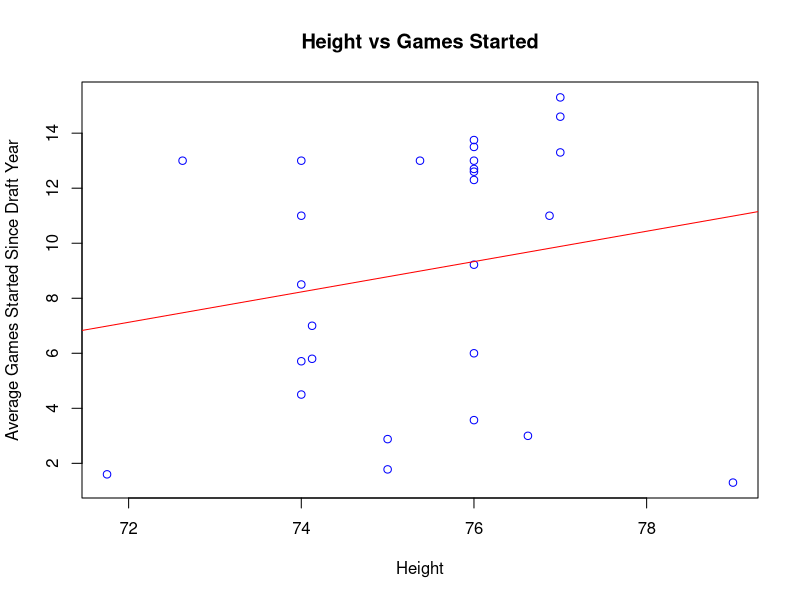
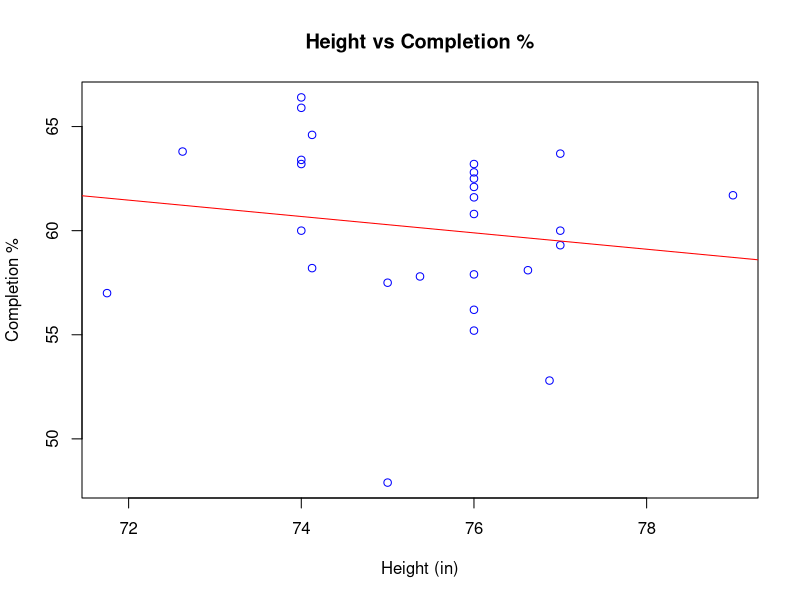
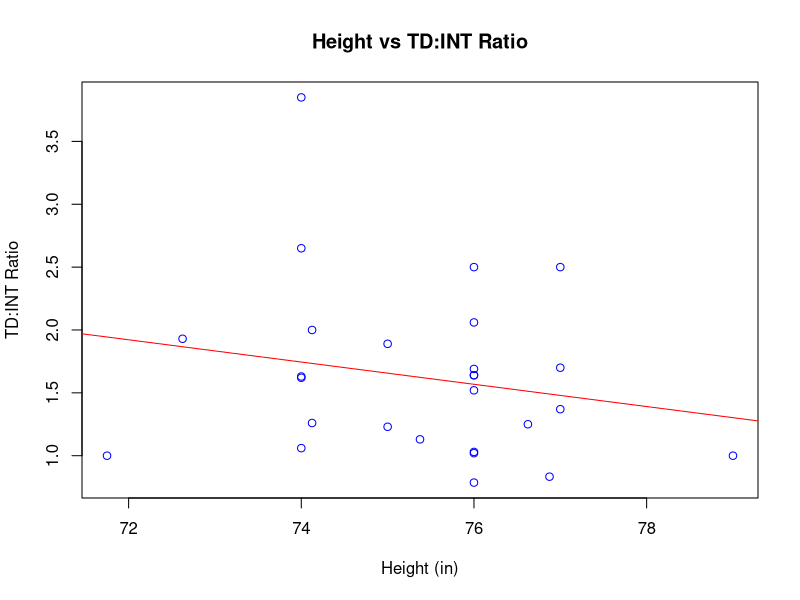
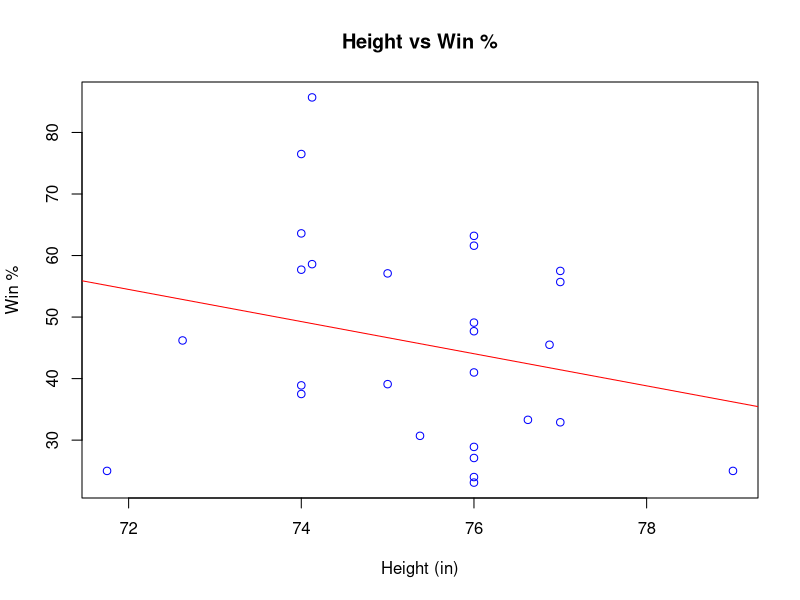
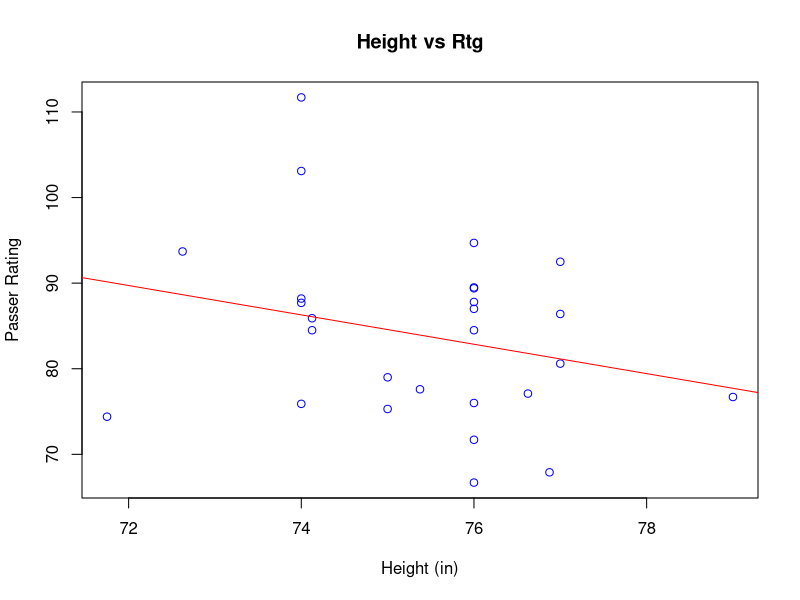
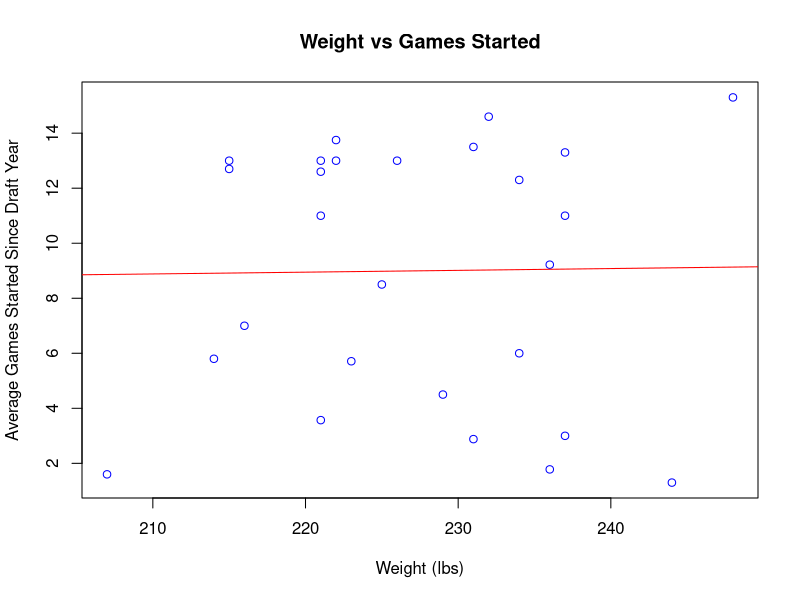
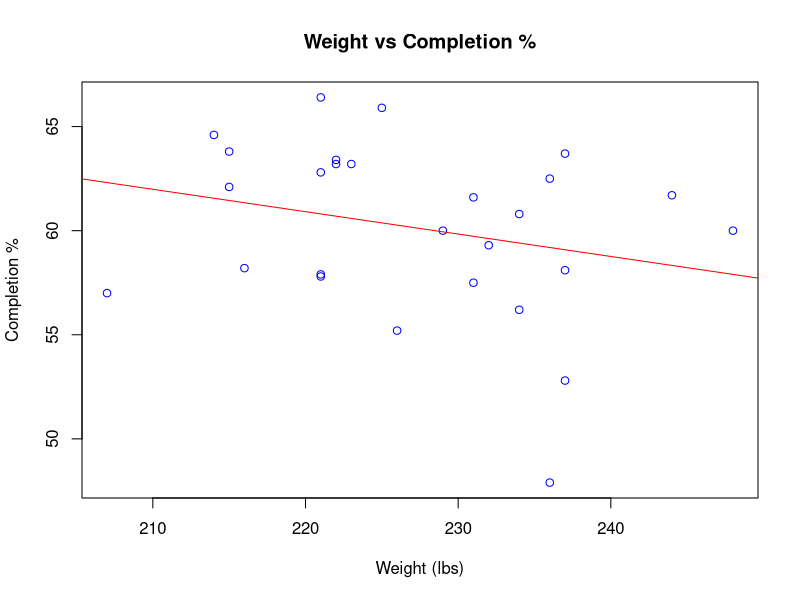
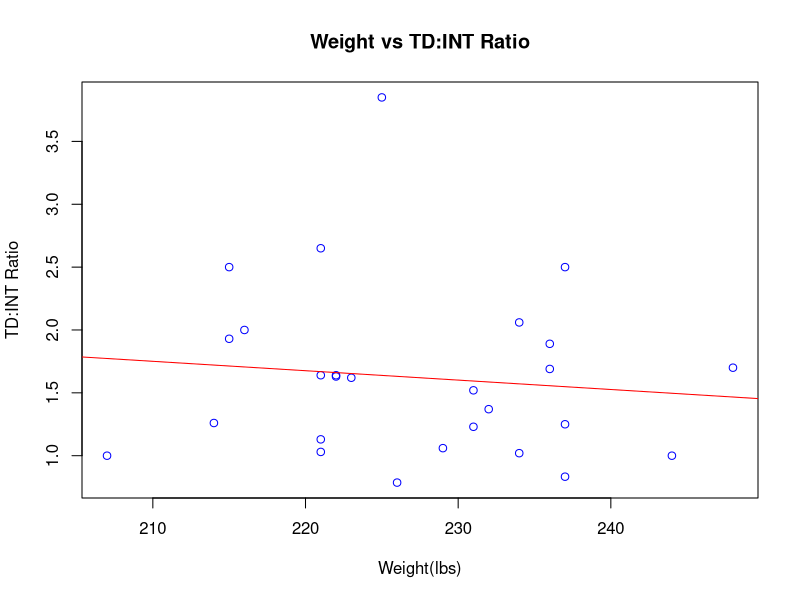

Generate these figures, in order, with R:
## ---- chunk 1
QB.HS =  c("Baker Mayfield", 72.625, 215, 30.25, 9.25, 4.84, 29, 111, 7, 4.28, 13, .638, 1.93, .462, 
                        "Sam Darnold", 75.375, 221, 31, 9.375, 4.85, 26.5, 105, 6.96, 4.4, 13, .578, 1.13, .307, 
                        "Josh Allen", 76.875, 237, 33.25, 10.125, 4.75, 33.5, 119, 6.9, 4.4, 11, .528, .833, .455, 
                        "Josh Rosen", 76, 226, 31.75, 9.875, 4.92, 31, 111, 7.09, 4.28, 13, .552, .786, .231, 
                        "Lamar Jackson", 74.125, 216, 33.125, 9.5, NA, NA, NA, NA, NA, 7, .582, 2, .857, 
                        "Mitchell Tribusky", 74, 222, 32, 9.5, 4.67, 27.5, 116, 6.87, 4.25, 26/2, .634, 1.63, .577, 
                        "Patrick Mahomes", 74, 225, 33.25, 9.25, 4.8, 30, 114, 6.88, 4.08, 17/2, .659, 3.85, .765, 
                        "Deshaun Watson", 74, 221, 33, 9.75, 4.66, 32.5, 119, 6.95, 4.31, 22/2, .664, 2.65, .636, 
                        "Jared Goff", 76, 215, 32.75, 9, 4.82, 27, 110, 7.17, 4.47, 38/3, .621, 2.5, .632,
                        "Carson Wentz", 77, 237, 33.25, 10, 4.77, 30.5, 118, 6.86, 4.15, 40/3, .637, 2.5, .575, 
                        "Paxton Lynch", 79, 244, 34.25, 10.25, 4.86, 36, 118, 7.14, 4.26, 4/3, .617, 1, .25, 
                        "Jameis Winston", 76, 231, 32, 9.375, 4.97, 28.5, 103, 7.16, 4.36, 54/4, .616, 1.52, .389, 
                        "Marcus Mariota", 76, 222, 32, 9.875, 4.52, 36, 121, 6.87, 4.11, 55/4, .632, 1.64, .491, 
                        "Blake Bortles", 77, 232, 32.875, 9.375, 4.93, 32.5, 115, 7.08, 4.21, 73/5, .593, 1.37, .329, 
                        "Johnny Manziel", 71.75, 207, 31.375, 9.875, 4.68, 31.5, 113, 6.75, 4.03, 8/5, .570, 1, .25,
                        "Teddy Bridgewater", 74.125, 214, 33, 9.25, 4.78, 30, 113, 7.17, 4.2, 29/5, .646, 1.26, .586, 
                        "EJ Manuel", 76.625, 237, 35, 10.375, 4.65, 34, 118, 7.08, 4.21, 18/6, .581, 1.25, .333, 
                        "Andrew Luck", 76, 234, 32.625, 10, 4.67, 36, 124, 6.8, 4.28, 86/7, .608, 2.06, 616, 
                        "Robert Griffin", 74, 223, 32.25, 9.5, 4.41, 39, 120, NA, NA, 40/7, .632, 1.62, .375, 
                        "Ryan Tannehill", 76, 221, 32.675, 9, NA, NA, NA, NA, NA, 88/7, .628, 1.64, .477, 
                        "Brandon Weeden", 76, 221, 31.75, 9.625, 4.89, 32, 102, 7.36, 4.45, 25/7, .579, 1.03, .24, 
                        "Cam Newton", 77, 248, 33.75, 9.875, 4.56, 35, 126, 6.92, 4.18, 122/8, .600, 1.70, .557, 
                        "Jake Locker", 75, 231, 31.625, 9.625, 4.51, 35, 115, NA, 4.12, 23/8, .575, 1.23, .391, 
                        "Blaine Gabbert", 76, 234, 33, 10, 4.61, 33.5, 120, NA, 4.26, 48/8, .562, 1.02, .271, 
                        "Christian Ponder", 74, 229, 32.125, 10.25, 4.63, 34, 116, NA, 4.09, 36/8, .600, 1.06, .389,
                        "Sam Bradford", 76, 236, 34.375, 9.5, 4.79, NA, NA, NA, NA, 83/9, .625, 1.69, .410,  
                        "Tim Tebow", 75, 236, 31.75, 10.125, 4.71, 38.5, 115, 6.66, 4.17, 16/9, .479, 1.89, .571)
#for (i in seq(1,length(QB.HS))) (
#  if (i %% 14 == 13) {
#    print(QB.HS[i])
#  }
#)
QB.DF = data.frame("Name"= c("Baker Mayfield", "Sam Darnold", "Josh Allen", "Josh Rosen", "Lamar Jackson", "Mitchell Trubisky", "Patrick Mahomes", "Deshaun Watson", "Jared Goff", "Carson Wentz", "Paxton Lynch", "Jameis Winston", "Marcus Mariota", "Blake Bortles", "Johnny Manziel", "Teddy Bridgewater", "EJ Manuel", "Andrew Luck", "Robert Griffin", "Ryan Tannehill", "Brandon Weeden", "Cam Newton", "Jake Locker", "Blaine Gabbert", "Christian Ponder", "Sam Bradford", "Tim Tebow"), 
                   "Height" = c(72.625, 75.375, 76.875, 76, 74.125, 74, 74, 74, 76, 77, 79, 76, 76, 77, 71.75, 74.125, 76.625, 76, 74, 76, 76, 77, 75, 76, 74, 76, 75), 
                   "Weight" = c(215, 221, 237, 226, 216, 222, 225, 221, 215, 237, 244, 231, 222, 232, 207, 214, 237, 234, 223, 221, 221, 248, 231, 234, 229, 236, 236), 
                   "Arm Size" = c(30.25, 31, 33.25, 31.75, 33.125, 32, 33.25, 33, 32.75, 33.25, 34.25, 32, 32, 32.875, 31.375, 33, 35, 32.625, 32.25, 32.675, 31.75, 33.75, 31.625, 33, 32.125, 34.375, 31.75), 
                   "Hand Size" = c(9.25, 9.375, 10.125, 9.875, 9.5, 9.5, 9.25, 9.75, 9, 10, 10.25, 9.375, 9.875, 9.375, 9.875, 9.25, 10.375, 10, 9.5, 9, 9.625, 9.875, 9.625, 10, 10.25, 9.5, 10.125), 
                   "40 Yard Dash" = c(4.84, 4.85, 4.75, 4.92, NA, 4.67, 4.8, 4.66, 4.82, 4.77, 4.86, 4.97, 4.52, 4.93, 4.68, 4.78, 4.65, 4.67, 4.41, NA, 4.89, 4.56, 4.51, 4.61, 4.63, 4.79, 4.71), 
                   "Vert" = c(29, 26.5, 33.5, 31, NA, 27.5, 30, 32.5, 27, 30.5, 36, 28.5, 36, 32.5, 31.5, 30, 34, 36, 39, NA, 32, 35, 35, 33.5, 34, NA, 38.5), 
                   "Broad" = c(111, 105, 119, 111, NA, 116, 114, 119, 110, 118, 118, 103, 121, 115, 113, 113, 118, 124, 120, NA, 102, 126, 115, 120, 116, NA, 115), 
                   "3-Cone" = c(7, 6.96, 6.9, 7.09, NA, 6.87, 6.88, 6.95, 7.17, 6.86, 7.14, 7.16, 6.87, 7.08, 6.75, 7.17, 7.08, 6.8, NA, NA, 7.36, 6.92, NA, NA, NA, NA, 6.66), 
                   "20 Yard Shuttle" = c(4.28, 4.4, 4.4, 4.28, NA, 4.25, 4.08, 4.31, 4.47, 4.15, 4.26, 4.36, 4.11, 4.21, 4.03, 4.2, 4.21, 4.28, NA, NA, 4.45, 4.18, 4.12, 4.26, 4.09, NA, 4.17), 
                   "GS/Years Since Draft" = c(13, 13, 11, 13, 7, 13, 8.5, 11, 12.7, 13.3, 1.3, 13.5, 13.75, 14.6, 1.6, 5.8, 3, 12.3, 5.71, 12.6, 3.57, 15.3, 2.88, 6, 4.5, 9.22, 1.78), 
                   "Cmp %" = c(63.8, 57.8, 52.8, 55.2, 58.2, 63.4, 65.9, 66.4, 62.1, 63.7, 61.7, 61.6, 63.2, 59.3, 57, 64.6, 58.1, 60.8, 63.2, 62.8, 57.9, 60, 57.5, 56.2, 60, 62.5, 47.9), 
                   "TD:INT" = c(1.93, 1.13, .833, .786, 2, 1.63, 3.85, 2.65, 2.5, 2.5, 1, 1.52, 1.64, 1.37, 1, 1.26, 1.25, 2.06, 1.62, 1.64, 1.03, 1.7, 1.23, 1.02, 1.06, 1.69, 1.89), 
                   "Win %" = c(46.2, 30.7, 45.5, 23.1, 85.7, 57.7, 76.5, 63.6, 63.2, 57.5, 25, 28.9, 49.1, 32.9, 25, 58.6, 33.3, 61.6, 37.5, 47.7, 24, 55.7, 39.1, 27.1, 38.9, 41, 57.1),
                   "Rtg" = c(93.7, 77.6, 67.9, 66.7, 84.5, 87.7, 103.1, 111.7, 94.7, 92.5, 76.7, 87.8, 89.4, 80.6, 74.4, 85.9, 77.1, 89.5, 88.2, 87, 76, 86.4, 79, 71.7, 75.9, 84.5, 75.3))

print(QB.DF)

## ---- chunk 2
plot(QB.DF$Height, QB.DF$GS.Years.Since.Draft, xlab = "Height", ylab = "Average Games Started Since Draft Year", main = "Height vs Games Started", col = "Blue")
abline(reg = lm(GS.Years.Since.Draft~Height, data = QB.DF), col = "Red")
lm(GS.Years.Since.Draft~Height, data = QB.DF)
cor(QB.DF$Height, QB.DF$GS.Years.Since.Draft)

plot(QB.DF$Height, QB.DF$Cmp.., xlab = "Height (in)", ylab = "Completion %", main = "Height vs Completion %", col = "Blue")
abline(reg = lm(Cmp..~Height, data = QB.DF), col = "Red")
lm(Cmp..~Height, data = QB.DF)
cor(QB.DF$Height, QB.DF$Cmp..)

plot(QB.DF$Height, QB.DF$TD.INT, xlab = "Height (in)", ylab = "TD:INT Ratio", main = "Height vs TD:INT Ratio", col = "Blue")
abline(reg = lm(TD.INT~Height, data = QB.DF), col = "Red")
lm(TD.INT~Height, data = QB.DF)
cor(QB.DF$Height, QB.DF$TD.INT)

plot(QB.DF$Height, QB.DF$Win.., xlab = "Height (in)", ylab = "Win %", main = "Height vs Win %", col = "Blue")
abline(reg = lm(Win..~Height, data = QB.DF), col = "Red")
lm(Win..~Height, data = QB.DF)
cor(QB.DF$Height, QB.DF$Win..)

plot(QB.DF$Height, QB.DF$Rtg, xlab = "Height (in)", ylab = "Passer Rating", main = "Height vs Rtg", col = "Blue")
abline(reg = lm(Rtg~Height, data = QB.DF), col = "Red")
lm(Rtg~Height, data = QB.DF)
cor(QB.DF$Height, QB.DF$Rtg)

(abs(cor(QB.DF$Height, QB.DF$GS.Years.Since.Draft))+abs(cor(QB.DF$Height, QB.DF$Cmp..))+abs(cor(QB.DF$Height, QB.DF$TD.INT))+abs(cor(QB.DF$Height, QB.DF$Win..))+abs(cor(QB.DF$Height, QB.DF$Rtg)))/5
## ---- chunk 3
plot(QB.DF$Weight, QB.DF$GS.Years.Since.Draft, xlab = "Weight (lbs)", ylab = "Average Games Started Since Draft Year", main = "Weight vs Games Started", col = "Blue")
abline(reg = lm(GS.Years.Since.Draft~Weight, data = QB.DF), col = "Red")
lm(GS.Years.Since.Draft~Weight, data = QB.DF)
cor(QB.DF$Weight, QB.DF$GS.Years.Since.Draft)

plot(QB.DF$Weight, QB.DF$Cmp.., xlab = "Weight (lbs)", ylab = "Completion %", main = "Weight vs Completion %", col = "Blue")
abline(reg = lm(Cmp..~Weight, data = QB.DF), col = "Red")
lm(Cmp..~Weight, data = QB.DF)
cor(QB.DF$Weight, QB.DF$Cmp..)

plot(QB.DF$Weight, QB.DF$TD.INT, xlab = "Weight(lbs)", ylab = "TD:INT Ratio", main = "Weight vs TD:INT Ratio", col = "Blue")
abline(reg = lm(TD.INT~Weight, data = QB.DF), col = "Red")
lm(TD.INT~Weight, data = QB.DF)
cor(QB.DF$Weight, QB.DF$TD.INT)

plot(QB.DF$Weight, QB.DF$Win.., xlab = "Weight (lbs)", ylab = "Win %", main = "Weight vs Win %", col = "Blue")
abline(reg = lm(Win..~Weight, data = QB.DF), col = "Red")
lm(Win..~Weight, data = QB.DF)
cor(QB.DF$Weight, QB.DF$Win..)

plot(QB.DF$Weight, QB.DF$Rtg, xlab = "Weight (lbs)", ylab = "Passer Rating", main = "Weight vs Rtg", col = "Blue")
abline(reg = lm(Rtg~Weight, data = QB.DF), col = "Red")
lm(Rtg~Weight, data = QB.DF)
cor(QB.DF$Weight, QB.DF$Rtg)

(abs(cor(QB.DF$Weight, QB.DF$GS.Years.Since.Draft))+abs(cor(QB.DF$Weight, QB.DF$Cmp..))+abs(cor(QB.DF$Weight, QB.DF$TD.INT))+abs(cor(QB.DF$Weight, QB.DF$Win..))+abs(cor(QB.DF$Weight, QB.DF$Rtg)))/5
## ---- chunk 4
plot(QB.DF$Arm.Size, QB.DF$GS.Years.Since.Draft, xlab = "Arm Size (in)", ylab = "Average Games Started Since Draft Year", main = "Arm Size vs Games Started", col = "Blue")
abline(reg = lm(GS.Years.Since.Draft~Arm.Size, data = QB.DF), col = "Red")
lm(GS.Years.Since.Draft~Arm.Size, data = QB.DF)
cor(QB.DF$Arm.Size, QB.DF$GS.Years.Since.Draft)

plot(QB.DF$Arm.Size, QB.DF$Cmp.., xlab = "Arm Size (in)", ylab = "Completion %", main = "Arm Size vs Completion %", col = "Blue")
abline(reg = lm(Cmp..~Arm.Size, data = QB.DF), col = "Red")
lm(Cmp..~Arm.Size, data = QB.DF)
cor(QB.DF$Arm.Size, QB.DF$Cmp..)

plot(QB.DF$Arm.Size, QB.DF$TD.INT, xlab = "Arm Size (in)", ylab = "TD:INT Ratio", main = "Arm Size vs TD:INT Ratio", col = "Blue")
abline(reg = lm(TD.INT~Arm.Size, data = QB.DF), col = "Red")
lm(TD.INT~Arm.Size, data = QB.DF)
cor(QB.DF$Arm.Size, QB.DF$TD.INT)

plot(QB.DF$Arm.Size, QB.DF$Win.., xlab = "Arm Size (in)", ylab = "Win %", main = "Arm Size vs Win %", col = "Blue")
abline(reg = lm(Win..~Arm.Size, data = QB.DF), col = "Red")
lm(Win..~Arm.Size, data = QB.DF)
cor(QB.DF$Arm.Size, QB.DF$Win..)

plot(QB.DF$Arm.Size, QB.DF$Rtg, xlab = "Arm Size (in)", ylab = "Passer Rating", main = "Arm Size vs Rtg", col = "Blue")
abline(reg = lm(Rtg~Arm.Size, data = QB.DF), col = "Red")
lm(Rtg~Arm.Size, data = QB.DF)
cor(QB.DF$Arm.Size, QB.DF$Rtg)


(abs(cor(QB.DF$Arm.Size, QB.DF$GS.Years.Since.Draft))+abs(cor(QB.DF$Arm.Size, QB.DF$Cmp..))+abs(cor(QB.DF$Arm.Size, QB.DF$TD.INT))+abs(cor(QB.DF$Arm.Size, QB.DF$Win..))+abs(cor(QB.DF$Arm.Size, QB.DF$Rtg)))/5
## ---- chunk 5
plot(QB.DF$Hand.Size, QB.DF$GS.Years.Since.Draft, xlab = "Hand Size (in)", ylab = "Average Games Started Since Draft Year", main = "Hand Size vs Games Started", col = "Blue")
abline(reg = lm(GS.Years.Since.Draft~Hand.Size, data = QB.DF), col = "Red")
lm(GS.Years.Since.Draft~Hand.Size, data = QB.DF)
cor(QB.DF$Hand.Size, QB.DF$GS.Years.Since.Draft)

plot(QB.DF$Hand.Size, QB.DF$Cmp.., xlab = "Hand Size (in)", ylab = "Completion %", main = "Hand Size vs Completion %", col = "Blue")
abline(reg = lm(Cmp..~Hand.Size, data = QB.DF), col = "Red")
lm(Cmp..~Hand.Size, data = QB.DF)
cor(QB.DF$Hand.Size, QB.DF$Cmp..)

plot(QB.DF$Hand.Size, QB.DF$TD.INT, xlab = "Hand Size (in)", ylab = "TD:INT Ratio", main = "Hand Size vs TD:INT Ratio", col = "Blue")
abline(reg = lm(TD.INT~Hand.Size, data = QB.DF), col = "Red")
lm(TD.INT~Hand.Size, data = QB.DF)
cor(QB.DF$Hand.Size, QB.DF$TD.INT)

plot(QB.DF$Hand.Size, QB.DF$Win.., xlab = "Hand Size (in)", ylab = "Win %", main = "Hand Size vs Win %", col = "Blue")
abline(reg = lm(Win..~Hand.Size, data = QB.DF), col = "Red")
lm(Win..~Hand.Size, data = QB.DF)
cor(QB.DF$Hand.Size, QB.DF$Win..)

plot(QB.DF$Hand.Size, QB.DF$Rtg, xlab = "Hand Size (in)", ylab = "Passer Rating", main = "Hand Size vs Rtg", col = "Blue")
abline(reg = lm(Rtg~Hand.Size, data = QB.DF), col = "Red")
lm(Rtg~Hand.Size, data = QB.DF)
cor(QB.DF$Hand.Size, QB.DF$Rtg)

(abs(cor(QB.DF$Hand.Size, QB.DF$GS.Years.Since.Draft))+abs(cor(QB.DF$Hand.Size, QB.DF$Cmp..))+abs(cor(QB.DF$Hand.Size, QB.DF$TD.INT))+abs(cor(QB.DF$Hand.Size, QB.DF$Win..))+abs(cor(QB.DF$Hand.Size, QB.DF$Rtg)))/5
## ---- chunk 6
plot(QB.DF$X40.Yard.Dash, QB.DF$GS.Years.Since.Draft, xlab = "40 Yard Dash (s)", ylab = "Average Games Started Since Draft Year", main = "40 Yard Dash vs Games Started", col = "Blue")
abline(reg = lm(GS.Years.Since.Draft~X40.Yard.Dash, data = QB.DF), col = "Red")
lm(GS.Years.Since.Draft~X40.Yard.Dash, data = QB.DF)
cor(QB.DF$X40.Yard.Dash, QB.DF$GS.Years.Since.Draft, use = "complete")

plot(QB.DF$X40.Yard.Dash, QB.DF$Cmp.., xlab = "40 Yard Dash (s)", ylab = "Completion %", main = "40 Yard Dash vs Completion %", col = "Blue")
abline(reg = lm(Cmp..~X40.Yard.Dash, data = QB.DF), col = "Red")
lm(Cmp..~X40.Yard.Dash, data = QB.DF)
cor(QB.DF$X40.Yard.Dash, QB.DF$Cmp.., use = "complete")

plot(QB.DF$X40.Yard.Dash, QB.DF$TD.INT, xlab = "40 Yard Dash (s)", ylab = "TD:INT Ratio", main = "40 Yard Dash vs TD:INT Ratio", col = "Blue")
abline(reg = lm(TD.INT~X40.Yard.Dash, data = QB.DF), col = "Red")
lm(TD.INT~X40.Yard.Dash, data = QB.DF)
cor(QB.DF$X40.Yard.Dash, QB.DF$TD.INT, use = "complete")

plot(QB.DF$X40.Yard.Dash, QB.DF$Win.., xlab = "40 Yard Dash (s)", ylab = "Win %", main = "40 Yard Dash vs Win %", col = "Blue")
abline(reg = lm(Win..~X40.Yard.Dash, data = QB.DF), col = "Red")
lm(Win..~X40.Yard.Dash, data = QB.DF)
cor(QB.DF$X40.Yard.Dash, QB.DF$Win.., use = "complete")

plot(QB.DF$X40.Yard.Dash, QB.DF$Rtg, xlab = "40 Yard Dash (s)", ylab = "Passer Rating", main = "40 Yard Dash vs Rtg", col = "Blue")
abline(reg = lm(Rtg~X40.Yard.Dash, data = QB.DF), col = "Red")
lm(Rtg~X40.Yard.Dash, data = QB.DF)
cor(QB.DF$X40.Yard.Dash, QB.DF$Rtg, use = "complete")

(abs(cor(QB.DF$X40.Yard.Dash, QB.DF$GS.Years.Since.Draft, use = "complete"))+abs(cor(QB.DF$X40.Yard.Dash, QB.DF$Cmp.., use = "complete"))+abs(cor(QB.DF$X40.Yard.Dash, QB.DF$TD.INT, use = "complete"))+abs(cor(QB.DF$X40.Yard.Dash, QB.DF$Win.., use = "complete"))+abs(cor(QB.DF$X40.Yard.Dash, QB.DF$Rtg, use = "complete")))/5
## ---- chunk 7
plot(QB.DF$Vert, QB.DF$GS.Years.Since.Draft, xlab = "Vertical Jump (in)", ylab = "Average Games Started Since Draft Year", main = "Vert vs Games Started", col = "Blue")
abline(reg = lm(GS.Years.Since.Draft~Vert, data = QB.DF), col = "Red")
lm(GS.Years.Since.Draft~Vert, data = QB.DF)
cor(QB.DF$Vert, QB.DF$GS.Years.Since.Draft, use = "complete")

plot(QB.DF$Vert, QB.DF$Cmp.., xlab = "Vertical Jump (in)", ylab = "Completion %", main = "Vert vs Completion %", col = "Blue")
abline(reg = lm(Cmp..~Vert, data = QB.DF), col = "Red")
lm(Cmp..~Vert, data = QB.DF)
cor(QB.DF$Vert, QB.DF$Cmp.., use = "complete")

plot(QB.DF$Vert, QB.DF$TD.INT, xlab = "Vertical Jump (in)", ylab = "TD:INT Ratio", main = "Vert vs TD:INT Ratio", col = "Blue")
abline(reg = lm(TD.INT~Vert, data = QB.DF), col = "Red")
lm(TD.INT~Vert, data = QB.DF)
cor(QB.DF$Vert, QB.DF$TD.INT, use = "complete")

plot(QB.DF$Vert, QB.DF$Win.., xlab = "Vertical Jump (in)", ylab = "Win %", main = "Vert vs Win %", col = "Blue")
abline(reg = lm(Win..~Vert, data = QB.DF), col = "Red")
lm(Win..~Vert, data = QB.DF)
cor(QB.DF$Vert, QB.DF$Win.., use = "complete")

plot(QB.DF$Vert, QB.DF$Rtg, xlab = "Vertical jump (in)", ylab = "Passer Rating", main = "Vert vs Rtg", col = "Blue")
abline(reg = lm(Rtg~Vert, data = QB.DF), col = "Red")
lm(Rtg~Vert, data = QB.DF)
cor(QB.DF$Vert, QB.DF$Rtg, use = "complete")

(abs(cor(QB.DF$Vert, QB.DF$GS.Years.Since.Draft, use = "complete"))+abs(cor(QB.DF$Vert, QB.DF$Cmp.., use = "complete"))+abs(cor(QB.DF$Vert, QB.DF$TD.INT, use = "complete"))+abs(cor(QB.DF$Vert, QB.DF$Win.., use = "complete"))+abs(cor(QB.DF$Vert, QB.DF$Rtg, use = "complete")))/5
## ---- chunk 8
plot(QB.DF$Broad, QB.DF$GS.Years.Since.Draft, xlab = "Broad (in)", ylab = "Average Games Started Since Draft Year", main = "Broad vs Games Started", col = "Blue")
abline(reg = lm(GS.Years.Since.Draft~Broad, data = QB.DF), col = "Red")
lm(GS.Years.Since.Draft~Broad, data = QB.DF)
cor(QB.DF$Broad, QB.DF$GS.Years.Since.Draft, use = "complete")

plot(QB.DF$Broad, QB.DF$Cmp.., xlab = "Broad (in)", ylab = "Completion %", main = "Broad vs Completion %", col = "Blue")
abline(reg = lm(Cmp..~Broad, data = QB.DF), col = "Red")
lm(Cmp..~Broad, data = QB.DF)
cor(QB.DF$Broad, QB.DF$Cmp.., use = "complete")

plot(QB.DF$Broad, QB.DF$TD.INT, xlab = "Broad (in)", ylab = "TD:INT Ratio", main = "Broad vs TD:INT Ratio", col = "Blue")
abline(reg = lm(TD.INT~Broad, data = QB.DF), col = "Red")
lm(TD.INT~Broad, data = QB.DF)
cor(QB.DF$Broad, QB.DF$TD.INT, use = "complete")

plot(QB.DF$Broad, QB.DF$Win.., xlab = "Broad (in)", ylab = "Win %", main = "Broad vs Win %", col = "Blue")
abline(reg = lm(Win..~Broad, data = QB.DF), col = "Red")
lm(Win..~Broad, data = QB.DF)
cor(QB.DF$Broad, QB.DF$Win.., use = "complete")

plot(QB.DF$Broad, QB.DF$Rtg, xlab = "Broad (in)", ylab = "Passer Rating", main = "Broad vs Rtg", col = "Blue")
abline(reg = lm(Rtg~Broad, data = QB.DF), col = "Red")
lm(Rtg~Broad, data = QB.DF)
cor(QB.DF$Broad, QB.DF$Rtg, use = "complete")

(abs(cor(QB.DF$Broad, QB.DF$GS.Years.Since.Draft, use = "complete"))+abs(cor(QB.DF$Broad, QB.DF$Cmp.., use = "complete"))+abs(cor(QB.DF$Broad, QB.DF$TD.INT, use = "complete"))+abs(cor(QB.DF$Broad, QB.DF$Win.., use = "complete"))+abs(cor(QB.DF$Broad, QB.DF$Rtg, use = "complete")))/5
## ---- chunk 9
plot(QB.DF$X3.Cone, QB.DF$GS.Years.Since.Draft, xlab = "3 Cone (s)", ylab = "Average Games Started Since Draft Year", main = "3 Cone vs Games Started", col = "Blue")
abline(reg = lm(GS.Years.Since.Draft~X3.Cone, data = QB.DF), col = "Red")
lm(GS.Years.Since.Draft~X3.Cone, data = QB.DF)
cor(QB.DF$X3.Cone, QB.DF$GS.Years.Since.Draft, use = "complete")

plot(QB.DF$X3.Cone, QB.DF$Cmp.., xlab = "3 Cone (s)", ylab = "Completion %", main = "3 Cone vs Completion %", col = "Blue")
abline(reg = lm(Cmp..~X3.Cone, data = QB.DF), col = "Red")
lm(Cmp..~X3.Cone, data = QB.DF)
cor(QB.DF$X3.Cone, QB.DF$Cmp.., use = "complete")

plot(QB.DF$X3.Cone, QB.DF$TD.INT, xlab = "3 Cone (s)", ylab = "TD:INT Ratio", main = "3 Cone vs TD:INT Ratio", col = "Blue")
abline(reg = lm(TD.INT~X3.Cone, data = QB.DF), col = "Red")
lm(TD.INT~X3.Cone, data = QB.DF)
cor(QB.DF$X3.Cone, QB.DF$TD.INT, use = "complete")

plot(QB.DF$X3.Cone, QB.DF$Win.., xlab = "3 Cone (s)", ylab = "Win %", main = "3 Cone vs Win %", col = "Blue")
abline(reg = lm(Win..~X3.Cone, data = QB.DF), col = "Red")
lm(Win..~X3.Cone, data = QB.DF)
cor(QB.DF$X3.Cone, QB.DF$Win.., use = "complete")

plot(QB.DF$X3.Cone, QB.DF$Rtg, xlab = "3 Cone (s)", ylab = "Passer Rating", main = "3 Cone vs Rtg", col = "Blue")
abline(reg = lm(Rtg~X3.Cone, data = QB.DF), col = "Red")
lm(Rtg~X3.Cone, data = QB.DF)
cor(QB.DF$X3.Cone, QB.DF$Rtg, use = "complete")

(abs(cor(QB.DF$X3.Cone, QB.DF$GS.Years.Since.Draft, use = "complete"))+abs(cor(QB.DF$X3.Cone, QB.DF$Cmp.., use = "complete"))+abs(cor(QB.DF$X3.Cone, QB.DF$TD.INT, use = "complete"))+abs(cor(QB.DF$X3.Cone, QB.DF$Win.., use = "complete"))+abs(cor(QB.DF$X3.Cone, QB.DF$Rtg, use = "complete")))/5
## ---- chunk 10
plot(QB.DF$X20.Yard.Shuttle, QB.DF$GS.Years.Since.Draft, xlab = "20 Yard Shuttle (s)", ylab = "Average Games Started Since Draft Year", main = "20 Yard Shuttle vs Games Started", col = "Blue")
abline(reg = lm(GS.Years.Since.Draft~X20.Yard.Shuttle, data = QB.DF), col = "Red")
lm(GS.Years.Since.Draft~X20.Yard.Shuttle, data = QB.DF)
cor(QB.DF$X20.Yard.Shuttle, QB.DF$GS.Years.Since.Draft, use = "complete")

plot(QB.DF$X20.Yard.Shuttle, QB.DF$Cmp.., xlab = "20 Yard Shuttle (s)", ylab = "Completion %", main = "20 Yard Shuttle vs Completion %", col = "Blue")
abline(reg = lm(Cmp..~X20.Yard.Shuttle, data = QB.DF), col = "Red")
lm(Cmp..~X20.Yard.Shuttle, data = QB.DF)
cor(QB.DF$X20.Yard.Shuttle, QB.DF$Cmp.., use = "complete")

plot(QB.DF$X20.Yard.Shuttle, QB.DF$TD.INT, xlab = "20 Yard Shuttle (s)", ylab = "TD:INT Ratio", main = "20 Yard Shuttle vs TD:INT Ratio", col = "Blue")
abline(reg = lm(TD.INT~X20.Yard.Shuttle, data = QB.DF), col = "Red")
lm(TD.INT~X20.Yard.Shuttle, data = QB.DF)
cor(QB.DF$X20.Yard.Shuttle, QB.DF$TD.INT, use = "complete")

plot(QB.DF$X20.Yard.Shuttle, QB.DF$Win.., xlab = "20 Yard Shuttle (s)", ylab = "Win %", main = "20 Yard Shuttle vs Win %", col = "Blue")
abline(reg = lm(Win..~X20.Yard.Shuttle, data = QB.DF), col = "Red")
lm(Win..~X20.Yard.Shuttle, data = QB.DF)
cor(QB.DF$X20.Yard.Shuttle, QB.DF$Win.., use = "complete")

plot(QB.DF$X20.Yard.Shuttle, QB.DF$Rtg, xlab = "20 Yard Shuttle (s)", ylab = "Passer Rating", main = "20 Yard Shuttle vs Rtg", col = "Blue")
abline(reg = lm(Rtg~X20.Yard.Shuttle, data = QB.DF), col = "Red")
lm(Rtg~X20.Yard.Shuttle, data = QB.DF)
cor(QB.DF$X20.Yard.Shuttle, QB.DF$Rtg, use = "complete")

(abs(cor(QB.DF$X20.Yard.Shuttle, QB.DF$GS.Years.Since.Draft, use = "complete"))+abs(cor(QB.DF$X20.Yard.Shuttle, QB.DF$Cmp.., use = "complete"))+abs(cor(QB.DF$X20.Yard.Shuttle, QB.DF$TD.INT, use = "complete"))+abs(cor(QB.DF$X20.Yard.Shuttle, QB.DF$Win.., use = "complete"))+abs(cor(QB.DF$X20.Yard.Shuttle, QB.DF$Rtg, use = "complete")))/5
